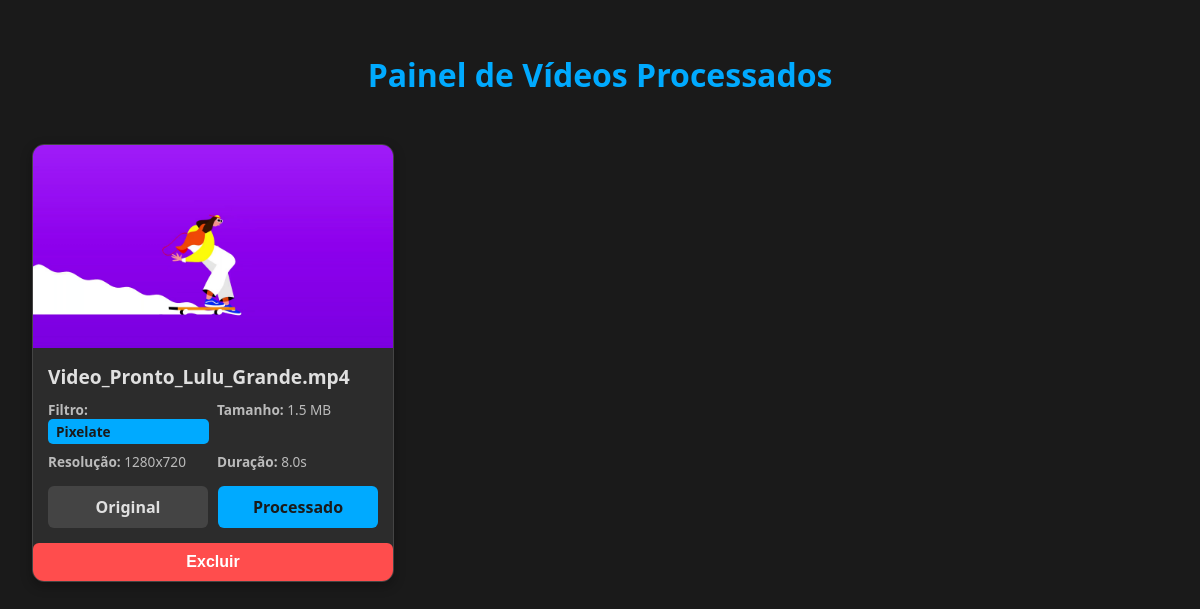
The page /gui on the database as committed earlier.
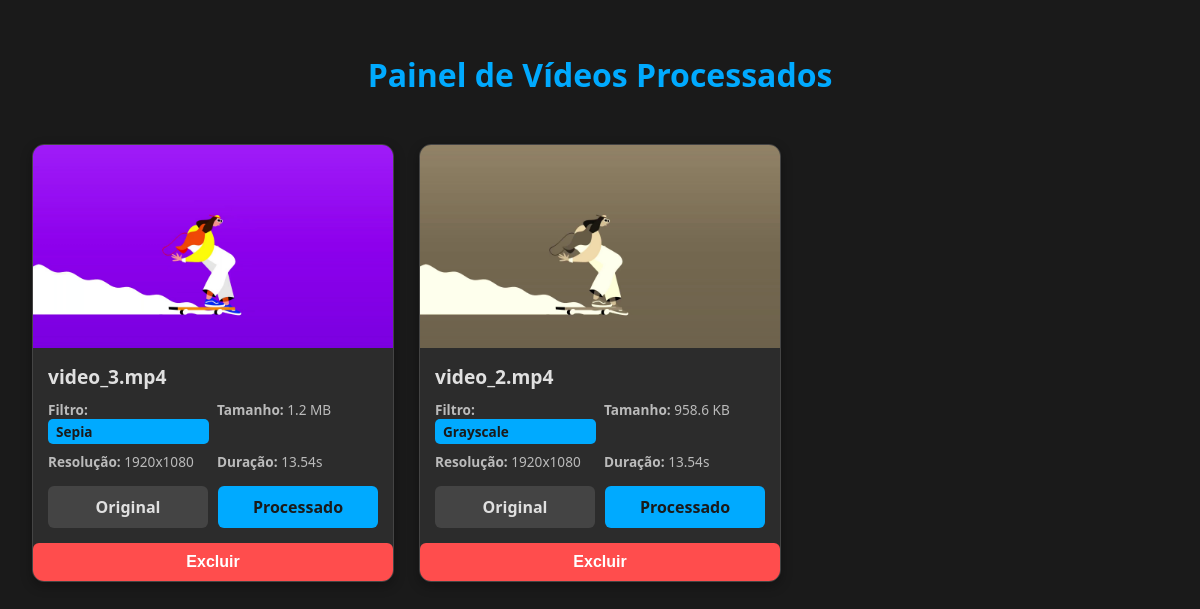
The same page on the database as committed later.
### tables this page shows
CREATE TABLE videos (
        id TEXT PRIMARY KEY,
        original_name TEXT NOT NULL,
        original_ext TEXT NOT NULL,
        mime_type TEXT,
        size_bytes INTEGER,
        duration_sec REAL,
        fps REAL,
        width INTEGER,
        height INTEGER,
        filter TEXT,
        created_at TEXT NOT NULL,
        path_original TEXT NOT NULL,
        path_processed TEXT,
        path_thumbnail TEXT  -- ADICIONADO: A coluna que faltava!
    );

### server.py (the view)
@app.route('/gui')
def server_gui():
    conn = get_db_connection()
    videos_data = conn.execute('SELECT * FROM videos ORDER BY created_at DESC').fetchall()
    conn.close()
    videos_for_template = []
    for video in videos_data:
        video_dict = dict(video)
        video_dict['path_original'] = video['path_original'].replace('\\', '/')
        if video_dict['path_processed']:
            video_dict['path_processed'] = video['path_processed'].replace('\\', '/')
        base_path = os.path.dirname(os.path.dirname(video_dict['path_original']))
        video_dict['thumbnail'] = f"{base_path}/thumbs/frame_0001.jpg"
        video_dict['formatted_size'] = format_bytes(video_dict.get('size_bytes'))
        video_dict['resolution'] = f"{video_dict.get('width')}x{video_dict.get('height')}"
        videos_for_template.append(video_dict)
    return render_template('index.html', videos=videos_for_template)

### server.py (called while the page is built)
def get_db_connection():
    conn = sqlite3.connect(DB_FILE)
    conn.row_factory = sqlite3.Row
    return conn

def format_bytes(size):
    if size is None: return "N/A"
    power = 1024
    n = 0
    power_labels = {0: '', 1: 'K', 2: 'M', 3: 'G', 4: 'T'}
    while size > power and n < len(power_labels):
        size /= power
        n += 1
    return f"{size:.1f} {power_labels[n]}B"

### templates/index.html (shortened to what this page needs)
<!DOCTYPE html>
<html lang="pt-br">
<head>
</head>
<body>
    <h1>Painel de Vídeos Processados</h1>
    <div class="video-grid" id="video-grid">
        {% for video in videos %}
        <div class="video-card" id="video-{{ video.id }}">
            <a href="{{ url_for('serve_media', filename=video.path_processed) }}" target="_blank" class="thumbnail-container">
                <img src="{{ url_for('serve_media', filename=video.thumbnail) }}" alt="Thumbnail">
            </a>
            <div class="video-info">
                <h3>{{ video.original_name }}{{ video.original_ext }}</h3>
                <div class="metadata">
                    <span><strong>Filtro:</strong> <span class="tag">{{ video.filter }}</span></span>
                    <span><strong>Tamanho:</strong> {{ video.formatted_size }}</span>
                    <span><strong>Resolução:</strong> {{ video.resolution }}</span>
                    <span><strong>Duração:</strong> {{ video.duration_sec }}s</span>
                </div>
                <div class="actions">
                    <a href="{{ url_for('serve_media', filename=video.path_original) }}" target="_blank" class="btn btn-secondary">Original</a>
                    <a href="{{ url_for('serve_media', filename=video.path_processed) }}" target="_blank" class="btn btn-primary">Processado</a>
                </div>
            </div>
             <button class="btn btn-danger" onclick="deleteVideo('{{ video.id }}')">Excluir</button>
        </div>
        {% endfor %}
    </div>
</body>
</html>

### templates/index.html (style rules this page uses)
:root { --bg-color: #1a1a1a; --card-color: #2c2c2c; --text-color: #e0e0e0; --primary-color: #00aaff; --border-color: #444; --danger-color: #ff4d4d; }
body { font-family: 'Segoe UI', Tahoma, Geneva, Verdana, sans-serif; margin: 0; padding: 2em; background-color: var(--bg-color); color: var(--text-color); }
h1 { text-align: center; color: var(--primary-color); margin-bottom: 1.5em; }
.video-grid { display: grid; grid-template-columns: repeat(auto-fill, minmax(320px, 1fr)); gap: 25px; }
.video-card { background-color: var(--card-color); border: 1px solid var(--border-color); border-radius: 12px; overflow: hidden; box-shadow: 0 4px 12px rgba(0,0,0,0.3); transition: transform 0.2s ease, box-shadow 0.2s ease; display: flex; flex-direction: column; }
.thumbnail-container { position: relative; }
.thumbnail-container img { width: 100%; height: auto; display: block; }
.video-info { padding: 15px; flex-grow: 1; display: flex; flex-direction: column; }
.video-info h3 { margin: 0 0 10px 0; font-size: 1.2em; word-break: break-all; }
.metadata { display: grid; grid-template-columns: 1fr 1fr; gap: 8px; font-size: 0.85em; color: #bbb; margin-bottom: 15px; }
.metadata span { display: block; }
.tag { background-color: var(--primary-color); color: var(--bg-color); padding: 3px 8px; border-radius: 5px; font-weight: bold; text-transform: capitalize; }
.actions { margin-top: auto; display: flex; gap: 10px; }
.btn { flex: 1; padding: 10px; border: none; border-radius: 6px; text-align: center; text-decoration: none; font-weight: bold; cursor: pointer; transition: background-color 0.2s ease; }
.btn-primary { background-color: var(--primary-color); color: var(--bg-color); }
.btn-secondary { background-color: var(--border-color); color: var(--text-color); }
.btn-danger { background-color: var(--danger-color); color: white; font-size: 1em; }

Rows that differ between the two databases and show on the page:
removed videos: original_name "Video_Pronto_Lulu_Grande", original_ext ".mp4", filter "Pixelate", formatted_size "1.5 MB", resolution "1280x720", duration_sec "8.0"
added videos: original_name "video_3", original_ext ".mp4", filter "Sepia", formatted_size "1.2 MB", resolution "1920x1080", duration_sec "13.54"
added videos: shows a picture, original_name "video_2", original_ext ".mp4", filter "Grayscale", formatted_size "958.6 KB", resolution "1920x1080", duration_sec "13.54"
